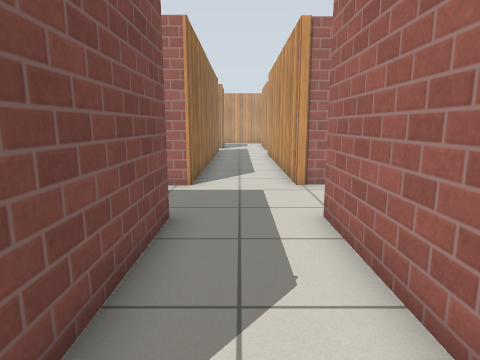
view 1 (above)

22 first-person views from a walk through a Gazebo world. The camera is 0.94 m above the floor, tilts 10° down and sees 75° across. The floor is counted in squares, 0.5 m on a side. Each view is taken from the middle of a square. On the plan, view 1 faces up. The plan holds only what a view shows up to about 17 squares ahead; the rest is blank. Gazebo's built-in surfaces are drawn with simple patterns.

view 2
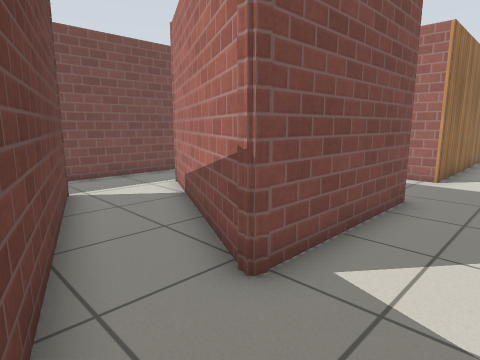

view 3
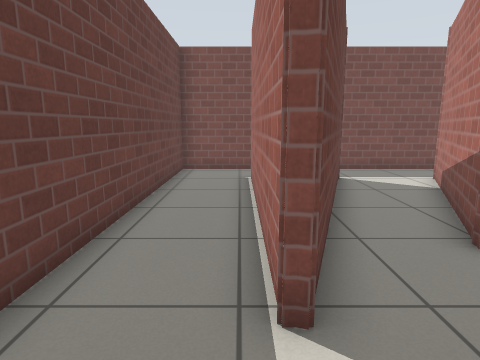

view 4
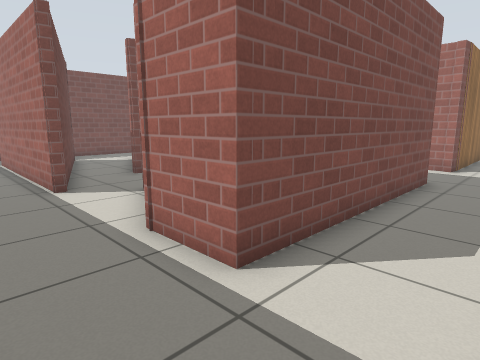

view 5
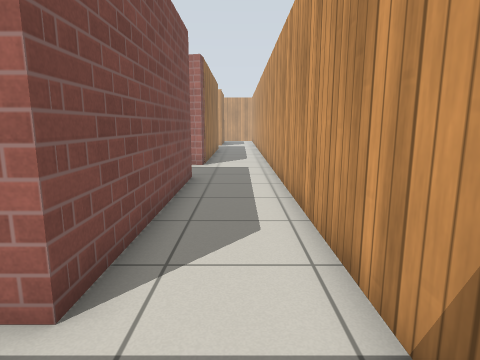

view 6
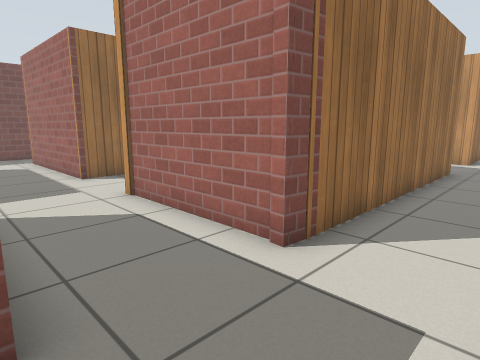

view 7
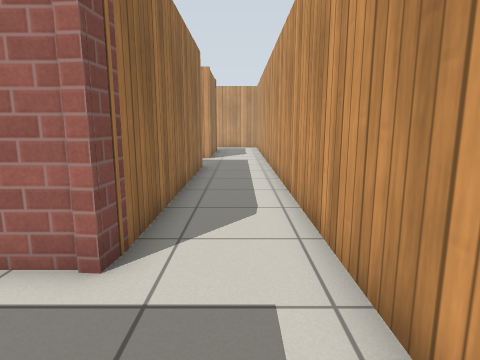

view 8
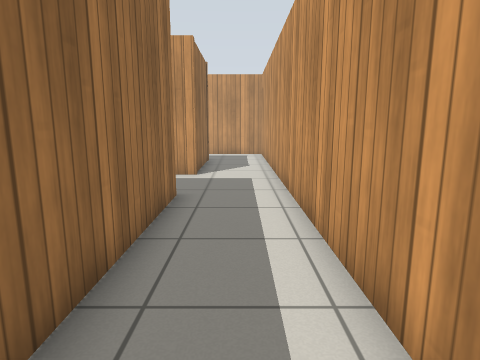

view 9
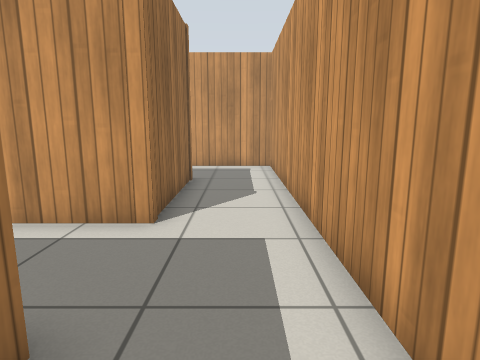

view 10
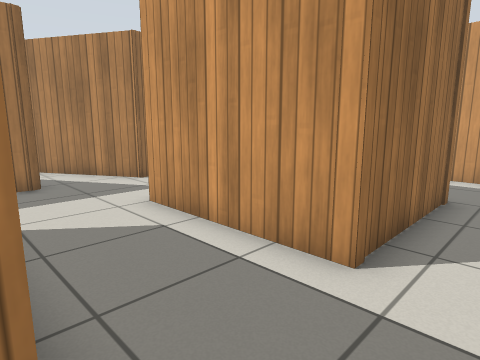

view 11
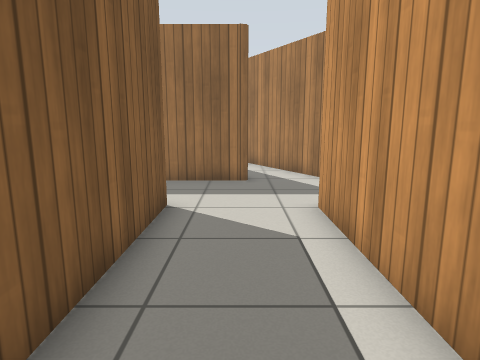

view 12
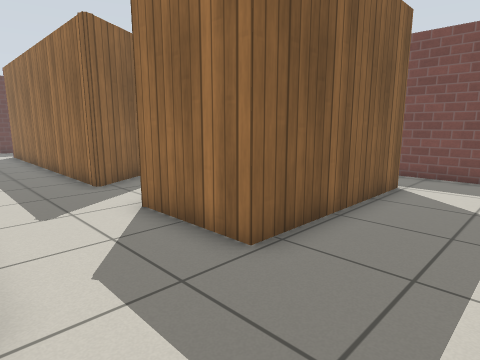

view 13
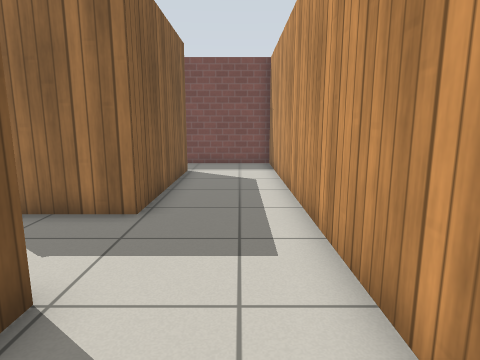

view 14
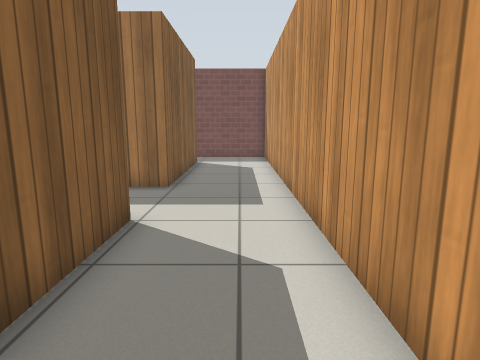

view 15
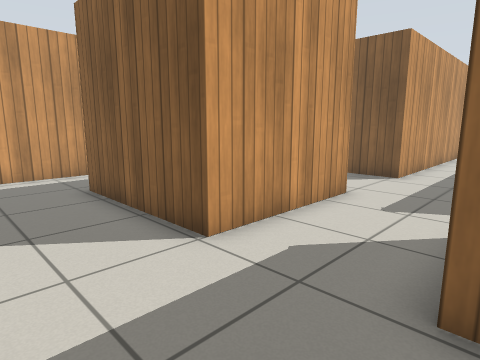

view 16
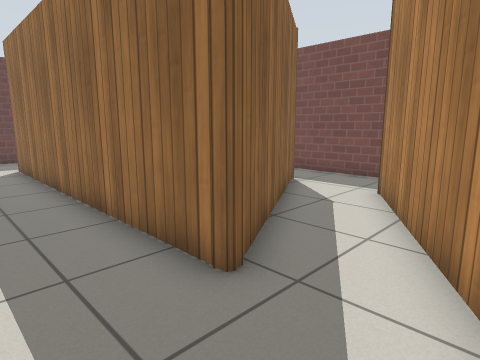

view 17
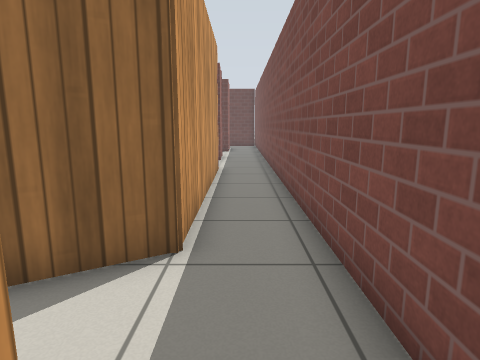

view 18
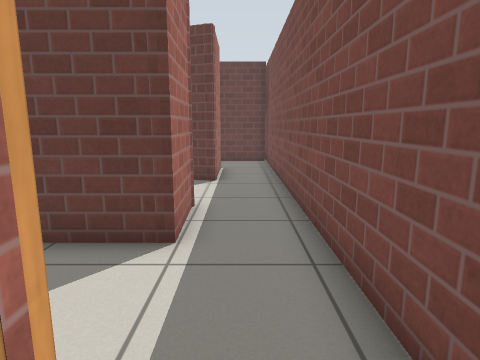

view 19
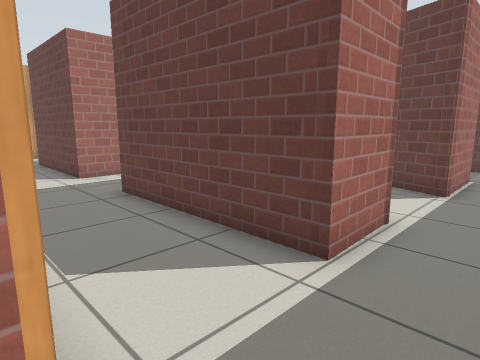

view 20
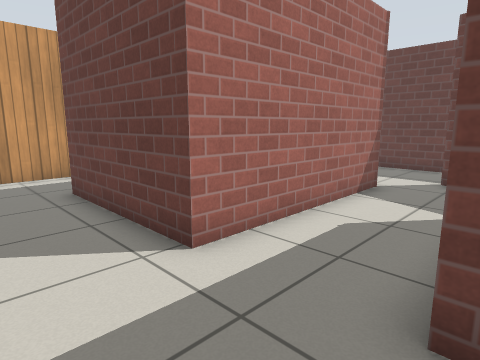

view 21
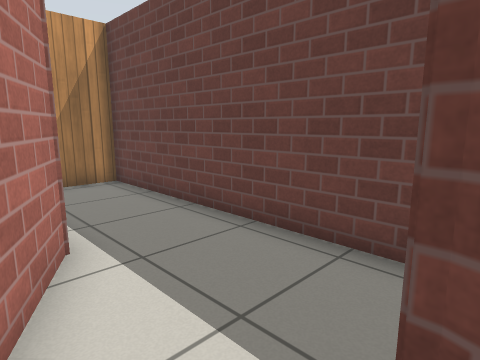

view 22
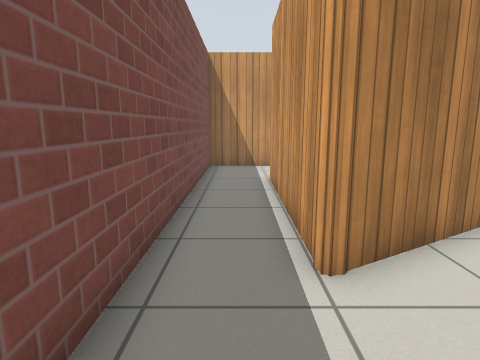

### Floor plan
Points are (right, up) in squares from view 1. A wall is a line through its corners. A room is listed if a view was taken in it or the views show most of it. See-through windows are left out.
Room 1 (views 1, 2, 3, 4, 5, 6, 7, 8, 9, 10, 11, 12, 13, 14, 15, 16, 17, 18, 19, 20, 21, 22)
walls: (7.3, 10.7) (7.2, 9.8) (1.7, 9.8) (1.7, 20.3) (7, 20.3); (-8.1, 9.5) (-8.1, 18.6) (-1.4, 22.4) (-1.4, 9.8) (-8.1, 9.8); (7.3, 20.4) (7.3, 9.8); (2, 23.8) (2, 28.8) (7.3, 28.8) (7.3, 23.8) (2, 23.8); (-8.1, 21.5) (-8.1, 28.8) (-1.4, 28.8) (-1.4, 25.4) (-8.1, 21.5); (-8.1, 3.9) (-8.1, 6.2) (-1.4, 6.2) (-1.4, 0.7) (-1.6, 0.7) (-7.8, 3.8); (1.7, -0.6) (1.7, 6.2) (7.3, 6.2) (7.3, -2.3) (4.9, -2.3) (2.8, -1.2); (0.4, -2.6) (-8.1, -2.6) (-8.1, 0.5) (-8, 0.5) (0.4, -2.4); (-10.4, -5.5) (10.4, -5.5) (10.4, 32.5) (-10.4, 32.5) (-10.4, -6.4)

Positions as (right, up) in squares from view 1, and headings:
1: (0, 0), facing up
2: (1, -2), facing up-left
3: (3, -3), facing left
4: (10, -5), facing up-left
5: (9, -5), facing up
6: (10, 6), facing up-left
7: (9, 6), facing up
8: (9, 12), facing up
9: (9, 18), facing up
10: (9, 20), facing up-left
11: (9, 22), facing left
12: (2, 32), facing down-left
13: (5, 31), facing left
14: (8, 31), facing left
15: (-2, 32), facing down-right
16: (1, 25), facing down-left
17: (-9, 23), facing down
18: (-9, 11), facing down
19: (-10, 10), facing down-right
20: (-2, 9), facing down-right
21: (0, -1), facing down-right
22: (-9, 18), facing up
